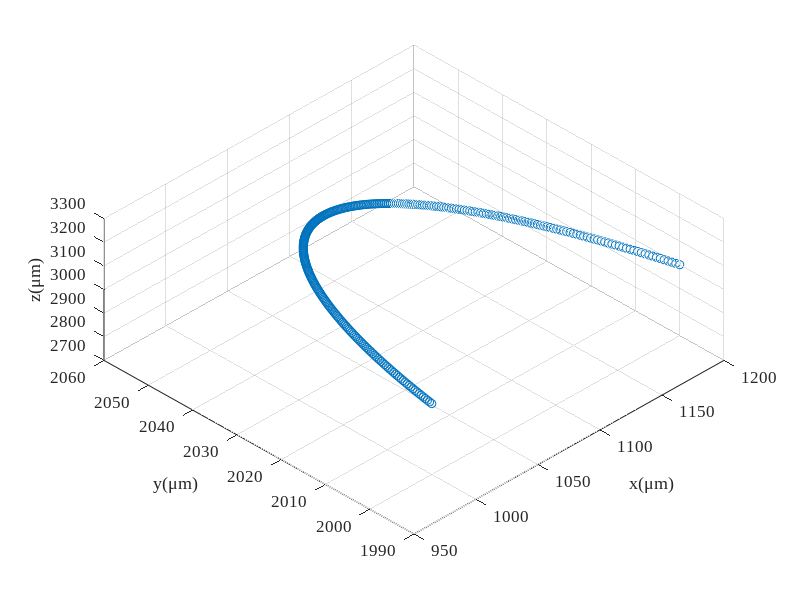

The MATLAB script that drew this image: (Note: this script raises an error after producing the figure.)
% 给定刀具波纹度拟合曲线和已加工曲面拟合曲线，给定残高，求各个刀位点的切宽
% 方案：先求切宽和残高的定量关系；然后考虑如何移动各个刀位点，微调来获得所要求的残高
close all;
clear; clc;
addpath(genpath('funcs'));

% global variables
% global textFontSize textFontType unit fitMethod paramMethod;
FitMethod = 'Levenberg-Marquardt';
ParamMethod = 'centripetal';
unit = '\mum';
textFontSize = 12;
textFontType = 'Times New Roman';

%% simulation initialization
debug = 3;
switch debug
    case 2 % 2D tool profile simulation
        cx0 = 0*1000; % unit: mu m
        cy0 = 0*1000; % unit: mu m
        r0 = 0.1*1000; % unit: mu m
        noise = 0.03;
        zNoise = 0.01;
        theta = linspace(0,2*pi/3,200);
        r = r0*(1 - noise + 2*noise*rand(1,length(theta)));
        toolOri(1,:) = r.*cos(theta) + cx0;
        toolOri(2,:) = r.*sin(theta) + cy0;
        toolOri(3,:) = zeros(1,length(theta));
        rmse0 = sqrt(...
                    sum(...
                        ((toolOri(1,:) - cx0).^2 + (toolOri(2,:) - cy0).^2 - r0^2).^2) ...
                /length(theta));
        clear theta r;
    case 3 % 3D tool profile simulation
        cx0 = 1*1000; % unit:mu m
        cy0 = 2*1000; % unit:mu m
        cz0 = 3*1000; % unit:mu m
        r0 = 0.1*1000; % unit:mu m
        openAng = pi/3; % unit: rad
        edgePV = 200; % low-frequency error
        k = -edgePV/openAng;
        noise = r0*1e-4; % mid-frequency error
        zNoise = 0; % data pre-processing error
        theta = linspace(0,openAng,300);
        r = r0 + edgePV/2 + k*theta + (noise*rand(1,length(theta)) - 0.5*noise);
        toolOri(1,:) = cx0 + r.*cos(theta);
        toolOri(2,:) = cy0 + r.*sin(theta);
        toolOri(3,:) = cz0 + r0*(zNoise*rand(1,length(theta)) - 0.5*zNoise);
        rmse0 = sqrt( ...
            sum((toolOri - ndgrid([cx0;cy0;cz0],1:length(theta)).^2),2) ...
            /length(theta));
        clear theta r;
    otherwise
        toolInput = inputdlg({'Tool fitting method','Tool parameterization method', ...
            'Unit','Font type in figure','Font size in figure'}, ...
            'Tool Processing Input', ...
            [1 20; 1 20; 1 20; 1 20; 1 20], ...
            {'Levenberg-Marquardt','centripetal','\mu m','Times New Roman','14'}, ...
            'WindowStyle');
        FitMethod = toolInput{1};
        ParamMethod = toolInput{2};
        unit = toolInput{3};
        textFontType = toolInput{4};
        textFontSize = str2double(toolInput{5});
        % tool measurement file loading
        [fileName,dirName] = uigetfile({ ...
            '*.mat','MAT-files(*.mat)'; ...
            '*.txt','text-files(*.txt)'; ...
            '*.*','all files(*.*)'...
            }, ...
            'Select one tool tip measurement data', ...
            'Tool\', ...
            'MultiSelect','off');
        pathName = fullfile(dirName,fileName);
        dataOri = load(pathName); % load from file, n*2 matrix
        % data pre-processing
        toolOri = dataOri;
end

f1 = figure('Name','original scatters of the tool');
% set(0,"Units","centimeters");
% winSize = get(0,"ScreenSize");
% set(gcf,"Units","centimeters");
% figSize = get(gcf,"Position");
% set(gcf,"Position",[(winSize(3) - figSize(3))/2,(winSize(4) - figSize(4))/2, ...
%     8.3,figSize(4)/figSize(3)*8.3]);
scatter3(toolOri(1,:),toolOri(2,:),toolOri(3,:));
hold on; grid on;
% axis equal;
set(gca,'FontSize',textFontSize,'FontName',textFontType);
xlabel(['x(',unit,')']);
ylabel(['y(',unit,')']);
zlabel(['z(',unit,')']);
view(-45,60);
clear theta theta1 theta2;

%% 由(x,y)图获得刃口圆心半径以及波纹度函数
nCPts = size(toolOri,2);
[radius,openAngle,toolFit] = toolFit3D(toolOri,FitMethod);

% plot the fitting results
f2 = figure('Name','Tool Sharpness Fitting Result');
xLim = 1.1*max(toolFit(1,:));
quiver(-xLim,0,2*xLim,0,'AutoScale','off','Color',[0,0,0],'MaxHeadSize',0.1); % X axis
hold on;
text(0.9*xLim,-.05*radius,'x');
quiver(0,-0.2*radius,0,1.3*radius,'AutoScale','off','Color',[0,0,0],'MaxHeadSize',0.1); % Y axis
text(0.05*xLim,1.05*radius,'y');
plot(toolFit(1,:),toolFit(2,:),'Color',[0,0.45,0.74],'LineWidth',0.75); % tool edge scatters
theta = (pi/2 - openAngle/2):0.01:(pi/2 + openAngle/2);
xtmp = radius*cos(theta);
ytmp = radius*sin(theta);
plot(xtmp,ytmp,'Color',[0.85,0.33,0.10],'LineWidth',1,'LineStyle','--'); % tool edge circle
scatter(0,0,'MarkerFaceColor',[0.85,0.33,0.10],'MarkerEdgeColor',[0.85,0.33,0.10]); % tool edge center
quiver(0,0,0,0.5*radius,'AutoScale','off','Color',[0.93,0.69,0.13], ...
    'LineWidth',2.5,'MaxHeadSize',0.3); % tool edge normal
line([0,xtmp(1)],[0,ytmp(1)],'LineStyle','--','Color',[0.85,0.33,0.10]);
line([0,xtmp(end)],[0,ytmp(end)],'LineStyle','--','Color',[0.85,0.33,0.10]);
% xlim([-1.1*xLim,1.1*xLim]);
axis equal;
% set(gca,'TickLabelInterpreter','tex');
set(gca,'FontSize',textFontSize,'FontName',textFontType);
xlabel(['x(',unit,')']);
ylabel(['y(',unit,')']);
title('Tool fitting result');
legend('','','tool edge','tool fitting arc','tool center', ...
    'tool normal vector','Location','northeast');


%% 分离轮廓误差和波纹度误差
% Cartesian coordinate to cylindrical coordinate
toolTheta = atan2(toolFit(2,:),toolFit(1,:));
toolR = vecnorm(toolFit,2,1);

% plot the geometric error
figure('name','Tool Geometric Error');
tiledlayout(1,2);
nexttile;
plot(toolFit(1,:),toolFit(2,:),'Color',[0,0.45,0.74],'LineWidth',0.5); % tool edge scatters
hold on;
plot(xtmp,ytmp,'Color',[0.85,0.33,0.10],'LineWidth',1,'LineStyle','--'); % tool edge circle
xlabel(['x(',unit,')']);
ylabel(['y(',unit,')']);
title('Tool contour');
legend('tool edge','tool fitting arc','Location','northeast');

nexttile;
plot(toolTheta*180/pi - 90,toolR - radius); hold on;
set(gca,'FontSize',textFontSize,'FontName',textFontType);
xlim([-openAngle*180/pi/2,openAngle*180/pi/2]);
title('Tool geometric error');
ylabel({'polar diameter error',['(',unit,')']});
xlabel('central angle \theta(°)');
grid on;


% fft to filter different geometric error 



% plot the sharness and waviness, respectively
% nexttile;
% plot(toolTheta*180/pi,toolR); hold on;
% set(gca,'FontSize',textFontSize,'FontName',textFontType);
% title('Tool contour error');
% xlabel('central angle \theta(°)');
% ylabel({'polar diameter',['(',unit,')']});

% nexttile;
% plot(toolTheta*180/pi - 90,toolR - radius); hold on;
% set(gca,'FontSize',textFontSize,'FontName',textFontType);
% xlim([-openAngle*180/pi/2,openAngle*180/pi/2]);
% title('Tool waviness error');
% ylabel({'polar diameter error',['(',unit,')']});
% xlabel('central angle \theta(°)');
% grid on;

clear xtmp ytmp theta xLim; % 删除画图的临时变量

%% 车刀轮廓插值 two methods to interpolate
k = 3; % degree of the B-spline
u = 0:0.0002:1;
nPts = length(u);

toolFit = [zeros(1,nCPts);toolFit];
% B-spline interpolate in the polar coordinate
[toolEdgePt,toolBform] = bsplinePts_spapi(toolFit,k,u, ...
    'ParamMethod',ParamMethod,'CoordinateType','Cartesian'); 
toolCpts = toolBform.coefs;

% [toolCpts,U] = bSplineCpts(toolFit',k,'chord');
% toolDim = size(toolCpts,2);
% toolPt2 = zeros(nPts,toolDim);
% for i = 1:nPts
%     toolPt2(i,:) = bSplinePt(toolCpts,k,u(i),U);
% end
% toolPt2 = toolPt2';
% 
% plot the difference between the two
% figure('Name','Comparison between the self function and the Mathworks ons');
% tiledlayout(2,1,"TileSpacing","tight","Padding","tight");
% nexttile;
% plot(u',toolPt2(1,:) - toolPt(1,:)); hold on;
% ylabel('\Delta x');
% nexttile;
% plot(u',toolPt2(2,:) - toolPt(2,:)); hold on;
% ylabel('\Delta y');
% xlabel('u');

% plot the interpolation results
figure('Name','Tool Interpolation Results');
plot(toolFit(2,:),toolFit(3,:),'--.', ...
    'MarkerSize',8,'Color',[0,0.447,0.741]); hold on;
plot(toolCpts(2,:),toolCpts(3,:),'x','Color',[0.32,0.55,0.19],'MarkerSize',5);
plot(toolEdgePt(2,:),toolEdgePt(3,:),'Color',[0.635,0.078,0.184]);
axis equal
set(gca,'FontSize',textFontSize,'FontName',textFontType);
xlabel(['y(',unit,')']);
ylabel(['z(',unit,')']);
legend('Measured Pts','Control Pts','Fitting Pts','Location','best');

% plot the interpolation error
% figure('Name','Tool interpolation Error');

%% save the tool interpolation results
center = [0;0;0];
toolEdgeNorm = [0;0;1];
cutDirect = [1;0;0];
toolDirect = [0;1;0];
[toolFileName,toolDirName,toolFileType] = uiputfile({ ...
        '*.mat','MAT-file(*.mat)'; ...
        '*.txt','text-file(.txt)';...
        '*.*','all file(*.*)';...
        }, ...
        'Select the directory and filename to save the tool model', ...
        ['output_data/tool/toolTheo',datestr(now,'yyyymmddTHHMMSS'),'.mat']);
toolFile = fullfile(toolDirName,toolFileName);
switch toolFileType
    case 0 % no saving files
        msgfig = msgbox("No tool model saved","Warning","warn","modal");
        uiwait(msgfig);
    case 1 % *.mat
        Comments = cell2mat(inputdlg( ...
            'Enter Comment of the tool model:', ...
            'Saving Comments', ...
            [5 60], ...
            string(datestr(now))));
        save(toolFile,"Comments","unit","FitMethod","ParamMethod", ... % comments and notes
            "center","radius","openAngle", ... % tool fitting results
            "toolEdgeNorm","toolDirect","cutDirect","toolBform", ... % tool interpolation results
            "toolEdgePt","toolFit"); % auxiliary data
        % toolEdgePt, toolCpts, toolFit are useless in the following process at present
    otherwise
        msgfig = msgbox("File type error","Error","error","modal");
        uiwait(msgfig);
end

%%
% rmpath(genpath('funcs'));
